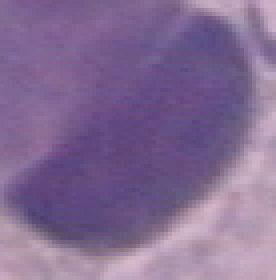
#> input picture Herlev Dataset/Train/carcinoma_in_situ/149143370-149143378-001.BMP, 69 x 70 px, found by its file name (shown 4 times larger); its folder holds only this picture in this run
$ jupyter execute --allow-errors 'CLAHE & Median Filter.ipynb'
#> lines starting #> are read from the running program, lines starting #| are printed output that depends on the picture
#> further down, image is the input picture: shape (70, 69, 3); mean B, G, R 147.2, 107.7, 131.3
[cell 1]
import tensorflow as tf
import cv2
import os

base_dirs = {
    'train': 'Herlev dataset/train',
    'test': 'Herlev dataset/test'
}

classes = [
    'carcinoma_in_situ',
    'light_dysplastic',
    'moderate_dysplastic',
    'normal_columnar',
    'normal_intermediate',
    'normal_superficiel',
    'severe_dysplastic'
]

# Define the CLAHE filter function
def clahe_filter(image):
    # Apply median filter
    image_median = cv2.medianBlur(image, 3)  # Adjust the kernel size as needed

    # Apply CLAHE filter to the median filtered image
    clahe = cv2.createCLAHE(clipLimit=2.0, tileGridSize=(8, 8))
    lab = cv2.cvtColor(image_median, cv2.COLOR_RGB2LAB)
#> lab: shape (70, 69, 3); mean of channels 0, 1, 2 124.6, 145.5, 109.7
    lab_planes = cv2.split(lab)
    lab_planes_list = list(lab_planes)
#> lab_planes_list = 3 items
    lab_planes_list[0] = clahe.apply(lab_planes_list[0])
    lab = cv2.merge(lab_planes_list)
#> lab: shape (70, 69, 3); mean of channels 0, 1, 2 139.6, 145.5, 109.7
    filtered_image = cv2.cvtColor(lab, cv2.COLOR_LAB2RGB)
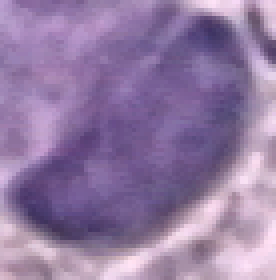
#> filtered_image: shape (70, 69, 3) (shown 4 times larger); mean R, G, B 147.1, 122.9, 163.2

    return filtered_image

# Iterate over each dataset type (train and test)
#> (the rest of this cell did not finish here and is left out)
